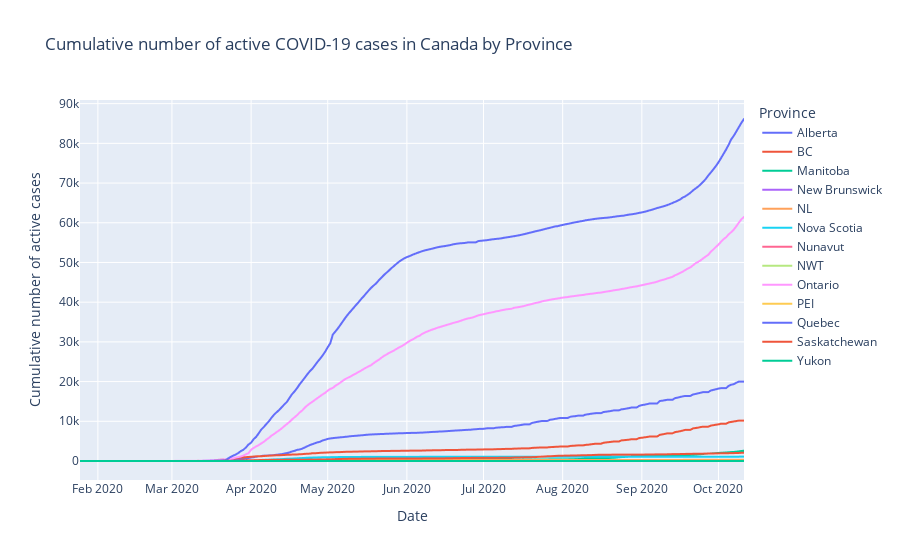

Notebook code cell kept with this figure:
### Code cell
# Plot C_it cumulative active cases for each province
fig = px.line(
    active_cases_provinces,
    x="date",
    y="cumulative_cases",
    color="province",
    title="Cumulative number of active COVID-19 cases in Canada by Province",
    labels=dict(
        date="Date",
        cumulative_cases="Cumulative number of active cases",
        province="Province",
    ),
    height=600,
)
fig.show()

### Figure 1 — Plotly figure (JSON) as saved in the notebook; plotly's stock layout.template omitted (floating-point values rounded to 4 significant figures; data arrays with more than 128 entries replaced by an {"elided": "..."} marker saying what was removed)
{"data": [{"hovertemplate": "Province=Alberta<br>Date=%{x}<br>Cumulative number of active cases=%{y}<extra></extra>", "legendgroup": "Alberta", "line": {"color": "#636efa", "dash": "solid"}, "mode": "lines", "name": "Alberta", "showlegend": true, "type": "scattergl", "x": {"elided": "261 str values"}, "xaxis": "x", "y": {"elided": "261 int values"}, "yaxis": "y"}, {"hovertemplate": "Province=BC<br>Date=%{x}<br>Cumulative number of active cases=%{y}<extra></extra>", "legendgroup": "BC", "line": {"color": "#EF553B", "dash": "solid"}, "mode": "lines", "name": "BC", "showlegend": true, "type": "scattergl", "x": {"elided": "261 str values"}, "xaxis": "x", "y": {"elided": "261 int values"}, "yaxis": "y"}, {"hovertemplate": "Province=Manitoba<br>Date=%{x}<br>Cumulative number of active cases=%{y}<extra></extra>", "legendgroup": "Manitoba", "line": {"color": "#00cc96", "dash": "solid"}, "mode": "lines", "name": "Manitoba", "showlegend": true, "type": "scattergl", "x": {"elided": "261 str values"}, "xaxis": "x", "y": {"elided": "261 int values"}, "yaxis": "y"}, {"hovertemplate": "Province=New Brunswick<br>Date=%{x}<br>Cumulative number of active cases=%{y}<extra></extra>", "legendgroup": "New Brunswick", "line": {"color": "#ab63fa", "dash": "solid"}, "mode": "lines", "name": "New Brunswick", "showlegend": true, "type": "scattergl", "x": {"elided": "261 str values"}, "xaxis": "x", "y": {"elided": "261 int values"}, "yaxis": "y"}, {"hovertemplate": "Province=NL<br>Date=%{x}<br>Cumulative number of active cases=%{y}<extra></extra>", "legendgroup": "NL", "line": {"color": "#FFA15A", "dash": "solid"}, "mode": "lines", "name": "NL", "showlegend": true, "type": "scattergl", "x": {"elided": "261 str values"}, "xaxis": "x", "y": {"elided": "261 int values"}, "yaxis": "y"}, {"hovertemplate": "Province=Nova Scotia<br>Date=%{x}<br>Cumulative number of active cases=%{y}<extra></extra>", "legendgroup": "Nova Scotia", "line": {"color": "#19d3f3", "dash": "solid"}, "mode": "lines", "name": "Nova Scotia", "showlegend": true, "type": "scattergl", "x": {"elided": "261 str values"}, "xaxis": "x", "y": {"elided": "261 int values"}, "yaxis": "y"}, {"hovertemplate": "Province=Nunavut<br>Date=%{x}<br>Cumulative number of active cases=%{y}<extra></extra>", "legendgroup": "Nunavut", "line": {"color": "#FF6692", "dash": "solid"}, "mode": "lines", "name": "Nunavut", "showlegend": true, "type": "scattergl", "x": {"elided": "261 str values"}, "xaxis": "x", "y": {"elided": "261 int values"}, "yaxis": "y"}, {"hovertemplate": "Province=NWT<br>Date=%{x}<br>Cumulative number of active cases=%{y}<extra></extra>", "legendgroup": "NWT", "line": {"color": "#B6E880", "dash": "solid"}, "mode": "lines", "name": "NWT", "showlegend": true, "type": "scattergl", "x": {"elided": "261 str values"}, "xaxis": "x", "y": {"elided": "261 int values"}, "yaxis": "y"}, {"hovertemplate": "Province=Ontario<br>Date=%{x}<br>Cumulative number of active cases=%{y}<extra></extra>", "legendgroup": "Ontario", "line": {"color": "#FF97FF", "dash": "solid"}, "mode": "lines", "name": "Ontario", "showlegend": true, "type": "scattergl", "x": {"elided": "261 str values"}, "xaxis": "x", "y": {"elided": "261 int values"}, "yaxis": "y"}, {"hovertemplate": "Province=PEI<br>Date=%{x}<br>Cumulative number of active cases=%{y}<extra></extra>", "legendgroup": "PEI", "line": {"color": "#FECB52", "dash": "solid"}, "mode": "lines", "name": "PEI", "showlegend": true, "type": "scattergl", "x": {"elided": "261 str values"}, "xaxis": "x", "y": {"elided": "261 int values"}, "yaxis": "y"}, {"hovertemplate": "Province=Quebec<br>Date=%{x}<br>Cumulative number of active cases=%{y}<extra></extra>", "legendgroup": "Quebec", "line": {"color": "#636efa", "dash": "solid"}, "mode": "lines", "name": "Quebec", "showlegend": true, "type": "scattergl", "x": {"elided": "261 str values"}, "xaxis": "x", "y": {"elided": "261 int values"}, "yaxis": "y"}, {"hovertemplate": "Province=Saskatchewan<br>Date=%{x}<br>Cumulative number of active cases=%{y}<extra></extra>", "legendgroup": "Saskatchewan", "line": {"color": "#EF553B", "dash": "solid"}, "mode": "lines", "name": "Saskatchewan", "showlegend": true, "type": "scattergl", "x": {"elided": "261 str values"}, "xaxis": "x", "y": {"elided": "261 int values"}, "yaxis": "y"}, {"hovertemplate": "Province=Yukon<br>Date=%{x}<br>Cumulative number of active cases=%{y}<extra></extra>", "legendgroup": "Yukon", "line": {"color": "#00cc96", "dash": "solid"}, "mode": "lines", "name": "Yukon", "showlegend": true, "type": "scattergl", "x": {"elided": "261 str values"}, "xaxis": "x", "y": {"elided": "261 int values"}, "yaxis": "y"}], "layout": {"autosize": true, "legend": {"title": {"text": "Province"}, "tracegroupgap": 0}, "title": {"text": "Cumulative number of active COVID-19 cases in Canada by Province"}, "xaxis": {"anchor": "y", "autorange": true, "domain": [0, 1], "range": ["2020-01-25", "2020-10-11"], "title": {"text": "Date"}, "type": "date"}, "yaxis": {"anchor": "x", "autorange": true, "domain": [0, 1], "range": [-4785.0, 90920.0], "title": {"text": "Cumulative number of active cases"}, "type": "linear"}}}
